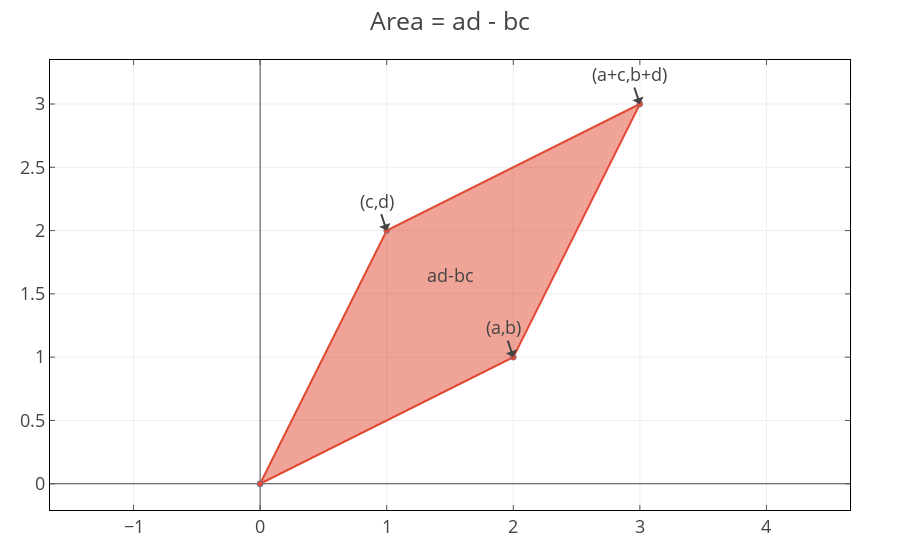

The notebook cell saved with this chart:
### Code cell
x = [2, 1]
y = [1, 2]
z = x+y
o = [0, 0]
X = [ o x x+y y o ];
t1 = scatter(x=X[1,:],y=X[2,:],fill="toself")
tr = [t1]
an = [attr(x=x[1], y=x[2], text="(a,b)"),
      attr(x=y[1], y=y[2], text="(c,d)"),
      attr(x=z[1], y=z[2], text="(a+c,b+d)"),
      attr(x=.5z[1], y=.55z[2], text="ad-bc", showarrow=false),
     ]
la = Layout(yaxis_scaleanchor="x", title="Area = ad - bc",
         showlegend=false, annotations=an) 
p1 = plot(tr,la,style=nla_style)

### Figure 1 — Plotly figure (JSON) as saved in the notebook; plotly's stock layout.template omitted (floating-point values rounded to 4 significant figures)
{"data": [{"fill": "toself", "marker": {"color": "#E24A33", "line": {"color": "#348ABD", "width": 0.5}}, "type": "scatter", "x": [0, 2, 3, 1, 0], "y": [0, 1, 3, 2, 0]}], "layout": {"annotations": [{"text": "(a,b)", "x": 2, "y": 1}, {"text": "(c,d)", "x": 1, "y": 2}, {"text": "(a+c,b+d)", "x": 3, "y": 3}, {"showarrow": false, "text": "ad-bc", "x": 1.5, "y": 1.65}], "font": {"size": 18}, "margin": {"b": 50, "l": 50, "r": 50, "t": 60}, "showlegend": false, "title": "Area = ad - bc", "xaxis": {"linecolor": "black", "mirror": "ticks", "showgrid": true, "tickcolor": "#555555", "tickfont": {"size": 18}, "ticks": "inside", "titlefont": {"color": "#555555", "size": 18}}, "yaxis": {"linecolor": "black", "mirror": "ticks", "scaleanchor": "x", "showgrid": true, "tickcolor": "#555555", "tickfont": {"size": 18}, "ticks": "inside", "titlefont": {"color": "#555555", "size": 18}}}}
